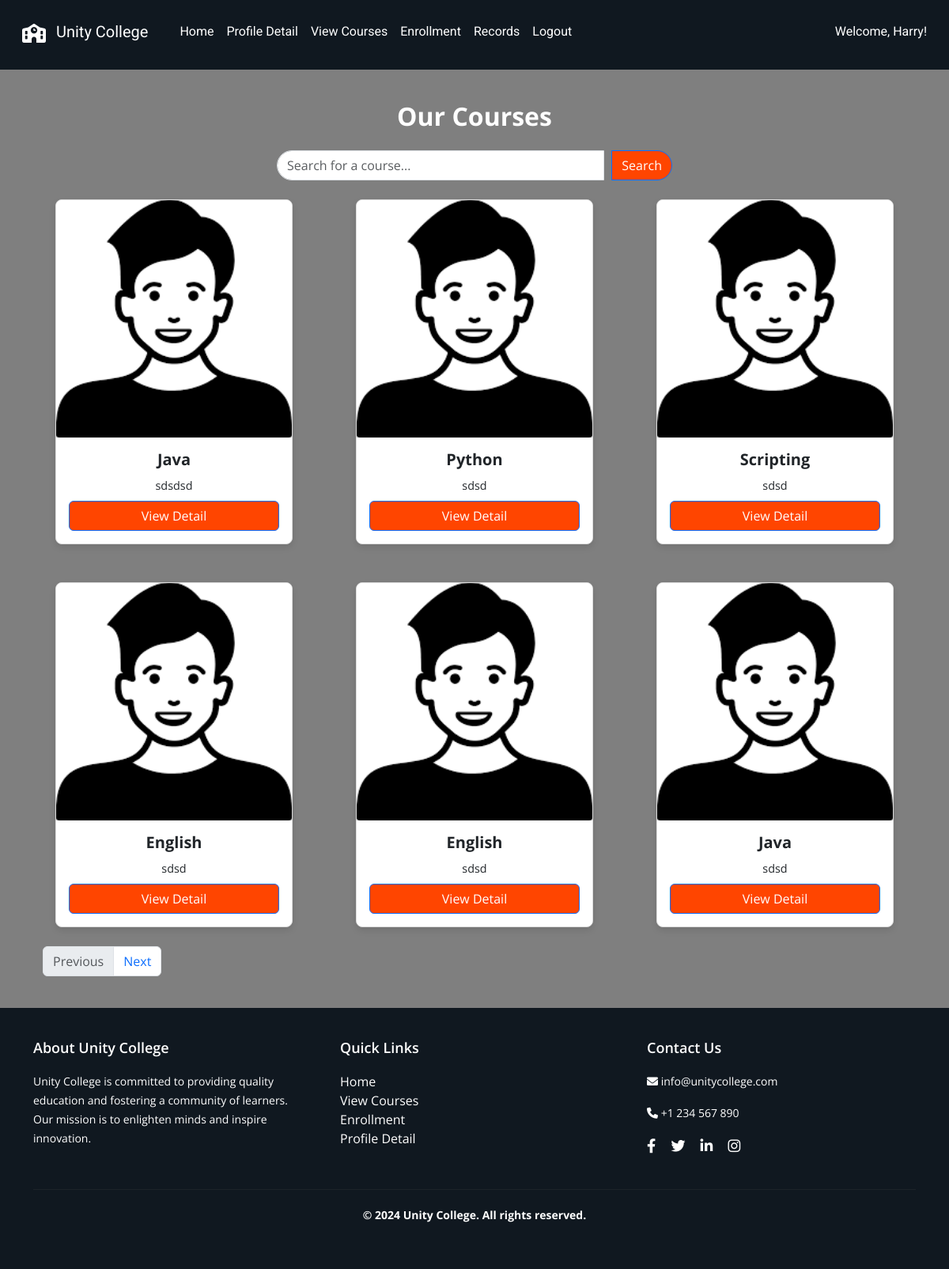
The app's page /student/courses (signed in) with its own data.
### tables this page shows
CREATE TABLE "course" (
    "id" INTEGER PRIMARY KEY AUTOINCREMENT,
    "name" TEXT NOT NULL,
    "image" TEXT NOT NULL,
    "description" TEXT NOT NULL,
    "credits" INTEGER NOT NULL,
    "lecturer" TEXT NOT NULL
);

### app.py (the view)
@app.route('/student/courses')
def view_courses():
    if 'username' not in session or session.get('user_type') != 'student':
        return redirect(url_for('student_login'))
    username = session.get('username')
    search_query = request.args.get('search', '')
    try:
        if search_query:
            courses = query_db("SELECT id, name, image, description FROM course WHERE name LIKE ?", ('%' + search_query + '%',))
        else:
            courses = query_db("SELECT id, name, image, description FROM course")
    except Exception as e:
        print(traceback.format_exc())
        courses = []
    return render_template('student/courses.html', courses=courses, username=username)

### dbcontroller.py (called while the page is built)
def query_db(query, args=(), one=False):
    con = sqlite3.connect('advweb.db')
    cur = con.cursor()
    cur.execute(query, args)
    rv = cur.fetchall()
    cur.close()
    con.close()
    return (rv[0] if rv else None) if one else rv

### templates/student/courses.html (shortened to what this page needs)
{% extends "/student/layout.html" %} {% block content %}
<link rel="stylesheet" href="/static/css/student/courses.css" />
<center>
  <div class="container mt-4">
    <h1 class="coursetitle mb-4">Our Courses</h1>
    <form
      method="GET"
      action="{{ url_for('view_courses') }}"
      class="search-form mb-4"
    >
      <div class="input-group">
        <input
          type="text"
          name="search"
          class="form-control"
          placeholder="Search for a course..."
          value="{{ request.args.get('search', '') }}"
        />
        <button class="btn btn-primary" type="submit">Search</button>
      </div>
    </form>
    <div id="courses-list" class="row">
      {% if courses %} {% for course in courses %}
      <div class="col-md-4 mb-4 course-item">
        <div class="card">
          <img
            src="{{ url_for('static', filename='images/courses/' ~ course[2]) }}"
            class="card-img-top course-img"
            alt="Course Image"
          />
          <div class="card-body">
            <h5 class="card-title">{{ course[1] }}</h5>
            <p class="card-text">{{ course[3] }}</p>
            <a
              href="{{ url_for('course_detail', course_id=course[0]) }}"
              class="btn btn-primary"
              >View Detail</a
            >
          </div>
        </div>
      </div>
      {% endfor %} {% else %}
      <p>No courses available.</p>
      {% endif %}
    </div>
    <nav aria-label="Page navigation">
      <ul class="pagination" id="pagination-controls">
        <li class="page-item" id="previous-page">
          <a class="page-link" href="javascript:void(0)">Previous</a>
        </li>
        <li class="page-item" id="next-page">
          <a class="page-link" href="javascript:void(0)">Next</a>
        </li>
      </ul>
    </nav>
  </div>
</center>
{% endblock %}

### static/css/student/layout.css (style rules this page uses)
html, body { height: 100%; margin: 0; font-family: "Open Sans", sans-serif; }
body { display: flex; flex-direction: column; }
.container { flex: 1; }
.btn-primary { background-color: #ff4500; color: #ffffff; }
body { background-color: #f0f8ff; }

### static/css/student/courses.css (style rules this page uses)
.card { display: flex; flex-direction: column; width: 300px; height: 100%; border: 1px solid #ddd; border-radius: 8px; overflow: hidden; box-shadow: 0 4px 8px rgba(0, 0, 0, 0.1); }
.card-img-top { width: 100%; height: 300px; object-fit: cover; object-position: center; }
.card-body { padding: 1rem; flex-grow: 1; display: flex; flex-direction: column; justify-content: space-between; }
.card-title { font-size: 1.25rem; font-weight: bold; margin-bottom: 10px; }
.card-text { font-size: 0.9rem; margin-bottom: 0.5rem; }
.row { display: flex; flex-wrap: wrap; gap: 1.5rem; }
.col-md-4 { flex: 1 0 30%; }
.mb-4 { margin-bottom: 1.5rem !important; }
body { position: relative; background: url("/static/images/theme/background.jpg") no-repeat center center fixed; background-size: cover; }
body::before { content: ""; position: fixed; top: 0; left: 0; width: 100%; height: 100%; background-color: rgba(0, 0, 0, 0.5); z-index: 0; pointer-events: none; }
.coursetitle { color: white; font-size: 2rem; margin-bottom: 20px; text-align: center; font-weight: bold; z-index: 1; position: relative; }
.search-form { width: 100%; max-width: 500px; margin: 0 auto; }
.search-form .input-group { display: flex; gap: 10px; }
.search-form .form-control { flex: 1; border-radius: 20px 0 0 20px; }
.search-form .btn { border-radius: 0 20px 20px 0; }

### records on screen
course: image (picture), name "Java", description "sdsdsd"
course: image (picture), name "Python", description "sdsd"
course: image (picture), name "Scripting", description "sdsd"
course: image (picture), name "English", description "sdsd"
course: image (picture), name "English", description "sdsd"
course: image (picture), name "Java", description "sdsd"

### other values on screen
{{ username }} "Harry"
